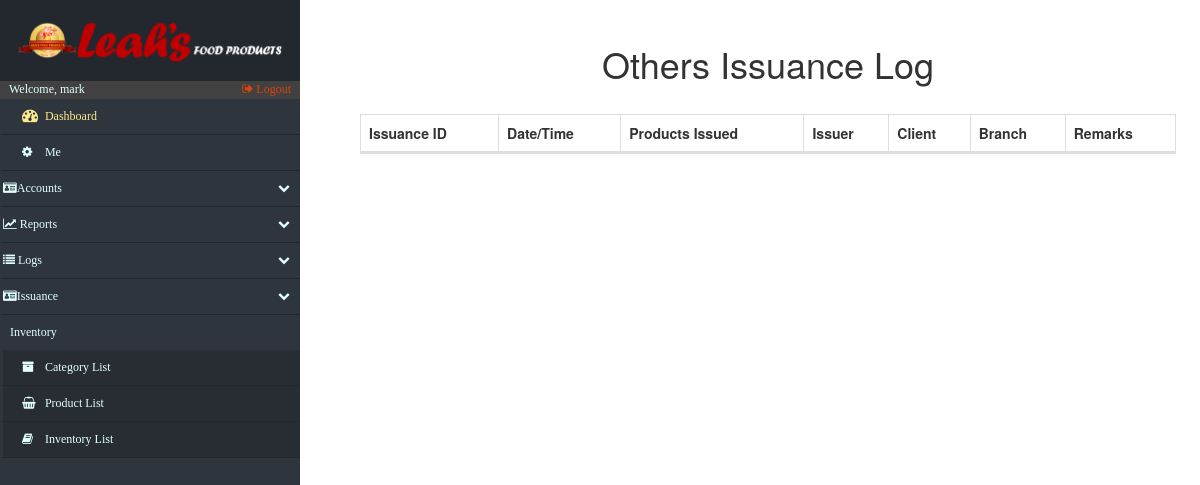
The app's page /log_Others.php (signed in), older data.
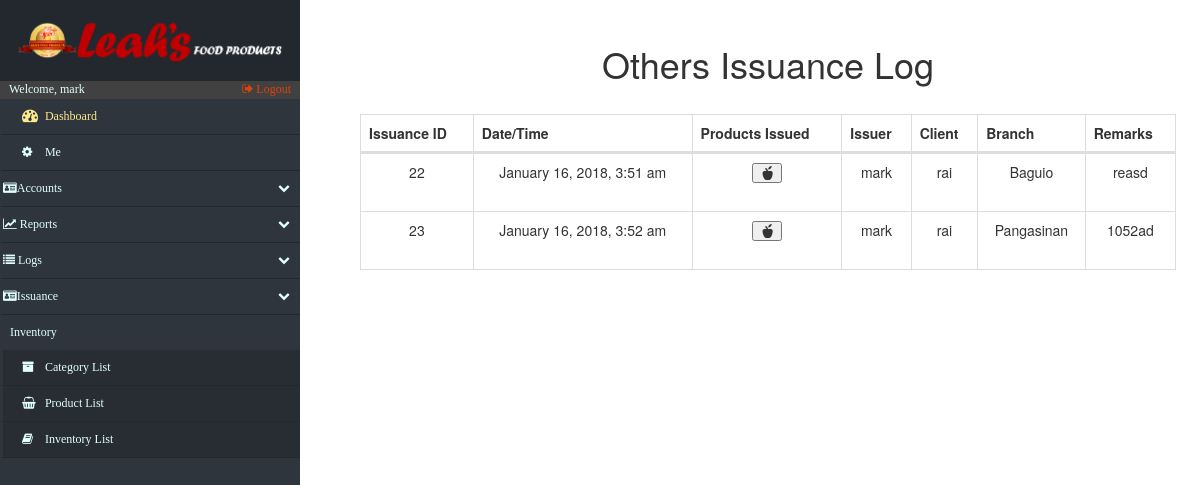
The same page, newer data.
### tables this page shows
CREATE TABLE IF NOT EXISTS `issuance_list` (
  `issue_id` int(15) NOT NULL,
  `prod_qty` int(15) NOT NULL,
  `prod_price` int(15) NOT NULL,
  `branch` varchar(20) NOT NULL,
  `prod_id` int(15) NOT NULL,
  `prod_remarks` varchar(200) DEFAULT NULL,
  `client_id` int(15) DEFAULT NULL,
  KEY `FK_issuancelist_productlist_idx` (`prod_id`),
  KEY `issue_id_idx` (`issue_id`)
);

CREATE TABLE IF NOT EXISTS `issuance` (
  `issue_id` int(15) NOT NULL AUTO_INCREMENT,
  `issue_date_time` varchar(50) NOT NULL,
  `issue_account` varchar(50) DEFAULT NULL,
  `issue_type` varchar(45) NOT NULL,
  `remarks` varchar(45) DEFAULT NULL,
  `other_clients` varchar(45) DEFAULT NULL,
  `penthouse_clients` varchar(45) DEFAULT NULL,
  `client_id` int(15) DEFAULT NULL,
  `merch_id` int(15) DEFAULT NULL,
  PRIMARY KEY (`issue_id`)
);

### log_Others.php (the view, shortened to what this page needs)
<!DOCTYPE html>
<html lang="en">
<head>
    <?php include('fragments/config.php') ?>
    <link rel="stylesheet" href="https://maxcdn.bootstrapcdn.com/bootstrap/3.3.7/css/bootstrap.min.css">
    <link href="src/css/datatables.css" rel="stylesheet">
    <link href="//maxcdn.bootstrapcdn.com/font-awesome/4.2.0/css/font-awesome.min.css" rel="stylesheet">
    <link href="src/css/sidebar.css" rel="stylesheet">
    <link href="src/css/custom.css" rel="stylesheet">
</head>
<body>
    <div class="nav-side-menu">
        <div class="brand">
            <div class="brandtext"></div>
        </div>
        <div class="user_info">
            <span>Welcome, <?php
                echo $_SESSION['username'];
                ?>
            </span>
            <a href="fragments/logout.php">
                <i class="fa fa-sign-out" aria-hidden="true"></i> Logout
            </a>
        </div>
        <div class="menu-list">
            <ul id="menu-content" class="menu-content collapse out">
                <li>
                    <a id="dashboard_txt" href="index.php">
                        <i class="fa fa-dashboard fa-lg"></i> Dashboard
                    </a>
                </li>
                 <li><a href="settings.php"><i class="fa fa-cog"></i> Me</a></li>
                <li data-toggle="collapse" data-target="#accounts" class="collapsed">
                    <i class="fa fa-id-card" aria-hidden="true"></i>Accounts <span class="arrow"></span>
                </li>
                <li data-toggle="collapse" data-target="#reports" class="collapsed">
                    <i class="fa fa-line-chart" aria-hidden="true"></i> Reports <span class="arrow"></span>
                </li>
                <li data-toggle="collapse" data-target="#issue" class="collapsed">
                    <i class="fa fa-list" aria-hidden="true"></i> Logs <span class="arrow"></span>
                </li>
                 <li data-toggle="collapse" data-target="#issuance" class="collapsed">
                    <i class="fa fa-id-card" aria-hidden="true"></i>Issuance<span class="arrow"></span>
                </li>
                <div class="sub-menu_nct">
                    <span class="sub-menu">Inventory
                    </span>
                </div>
                <li class="sub-menu_nc">
                    <a class="sub-menu_nc" href="categories.php">
                        <i class="fa fa-archive"> </i> Category List
                    </a>
                </li>
                <li class="sub-menu_nc">
                    <a class="sub-menu_nc" href="products.php">
                        <i class="fa fa-shopping-basket"> </i> Product List
                    </a>
                </li>
                <li class="sub-menu_nc">
                    <a href="inventory.php">
                        <i class="fa fa-book"> </i> Inventory List
                    </a>
                </li>
            </ul>
        </div>
    </div>
    <div id="page-content-wrapper">
        <div class="containers">
            <table class="table table-striped table-bordered">
                <h1 align="center">Others Issuance Log</h1>
            </table>
            <?php
                            $retrieve = ("SELECT * FROM issuance as i INNER JOIN issuance_list AS il ON i.issue_id = il.issue_id where other_clients IS NOT NULL ");
                            $results = mysqli_query($db, $retrieve);
                        ?>
                <table id="datatables" class="table table-hover table-bordered dataTable" cellspacing="0" width="100%" role="grid" aria-describedby="myTable_info" style="width: 100%;">
                    <thead>
                        <tr>
                            <th>Issuance ID</th>
                            <th>Date/Time</th>
                            <th>Products Issued</th>
                            <th>Issuer</th>
                            <th>Client</th>
                            <th>Branch</th>
                            <th>Remarks</th>
                        </tr>
                    </thead>
                    <tbody>
                        <?php
                            foreach ($results as $data):
                        ?>
                            <tr>
                                <td data-title="Issuance ID">
                                    <?php
                                    $IsID =  $data["issue_id"];
                                    echo $IsID;
                                    ?>
                                </td>
                                <td data-title="Date/Time">
                                    <?php echo $data["issue_date_time"]; ?>
                                </td>
                                <td data-title="Products Issued">
                                        <table class="table table-striped table-bordered">
                                            <button type="button" class="glyphicon glyphicon-apple" data-toggle="modal" aria-hidden="true" data-target="#<?php echo $IsID ?>"></button>
                                        </table>
                                </td>
                                <td  data-title="Issuer">
                                    <?php
                                        $passBranch = $data["issue_account"];
                                        echo $passBranch;
                                    ?>
                                </td>
                                <td data-title="Client">
                                    <?php echo $data["other_clients"]; ?>
                                </td>
                                <td data-title="Branch">
                                    <?php
                                        $passBranch = $data["branch"];
                                        echo $passBranch;
                                    ?>
                                </td>
                                <td data-title="Remarks">
                                    <?php echo $data["remarks"]; ?>
                                </td>
                            </tr>
                <?php
                    endforeach;
                ?>
                    </tbody>
                </table>
        </div>
    </div>
</body>
</html>

### src/css/datatables.css (style rules this page uses)
table.dataTable { clear: both; width: auto; text-align: center; margin-top: 6px !important; margin-bottom: 6px !important; max-width: none !important; border-collapse: separate !important }
table.dataTable td, table.dataTable th { -webkit-box-sizing: content-box; box-sizing: content-box }
table.table-bordered.dataTable th, table.table-bordered.dataTable td { border-left-width: 0 }
table.table-bordered.dataTable th:last-child, table.table-bordered.dataTable th:last-child, table.table-bordered.dataTable td:last-child, table.table-bordered.dataTable td:last-child { border-right-width: 0 }
table.table-bordered.dataTable tbody th, table.table-bordered.dataTable tbody td { border-bottom-width: 0 }

### src/css/sidebar.css (style rules this page uses)
.nav-side-menu { overflow: hidden; font-family: verdana; font-size: 12px; font-weight: 200; background-color: #2e353d; position: fixed; top: 0px; width: 300px; height: 100%; color: #e1ffff; }
.nav-side-menu .brand { background-color: #23282e; line-height: 50px; display: block; text-align: center; font-size: 14px; }
.nav-side-menu ul, .nav-side-menu li { list-style: none; padding: 0px; margin: 0px; line-height: 35px; cursor: pointer; }
.nav-side-menu li { padding-left: 0px; border-left: 3px solid #2e353d; border-bottom: 1px solid #23282e; }
.nav-side-menu li a { text-decoration: none; color: #e1ffff; }
.nav-side-menu li a i { padding-left: 10px; width: 20px; padding-right: 20px; }
@media (min-width: 800px) { .nav-side-menu .menu-list .menu-content { display: block; } }
body { margin: 0px; padding: 0px; }
#dashboard_txt { color: #fcea8b; }
.sub-menu_nc { background-color: #272d33; }
.sub-menu_nct { padding-left: 10px; }
.nav-side-menu .brand .brandtext { padding: 4%; content: url(../img/LeahsTextAlter.PNG); width: 100%; text-align: center; }
.user_info { background-color: #414141; }
.user_info a { float: right; padding-right: 3%; color: #dd430a; }
.user_info span { padding-left: 3% }
.sub-menu_nc a { display: block; }
.menu-content > li a { display: inline-block; width: 100%; }
#menu-content li a { padding-left: 3%; }

### src/css/custom.css (style rules this page uses)
.containers { padding: 0px; margin: 0px; margin-top:2%; float: right; width: 79%; padding-right: 5%; }
@media (max-width: 1600px) { .containers { width: 75%; padding-right: 4%; } }
@media (max-width: 1400px) { .containers { width: 73%; padding-right 3%;: } }
@media (max-width: 1260px) { .containers { width: 70%; padding-right: 2%; } }

Row changes from the older to the newer data that the page shows:
added issuance_list: issue "22", issue.issue_date_time "January 16, 2018, 3:51 am", issue.issue_account "mark", issue.other_clients "rai", branch "Baguio", issue.remarks "reasd"
added issuance_list: issue "23", issue.issue_date_time "January 16, 2018, 3:52 am", issue.issue_account "mark", issue.other_clients "rai", branch "Pangasinan", issue.remarks "1052ad"
